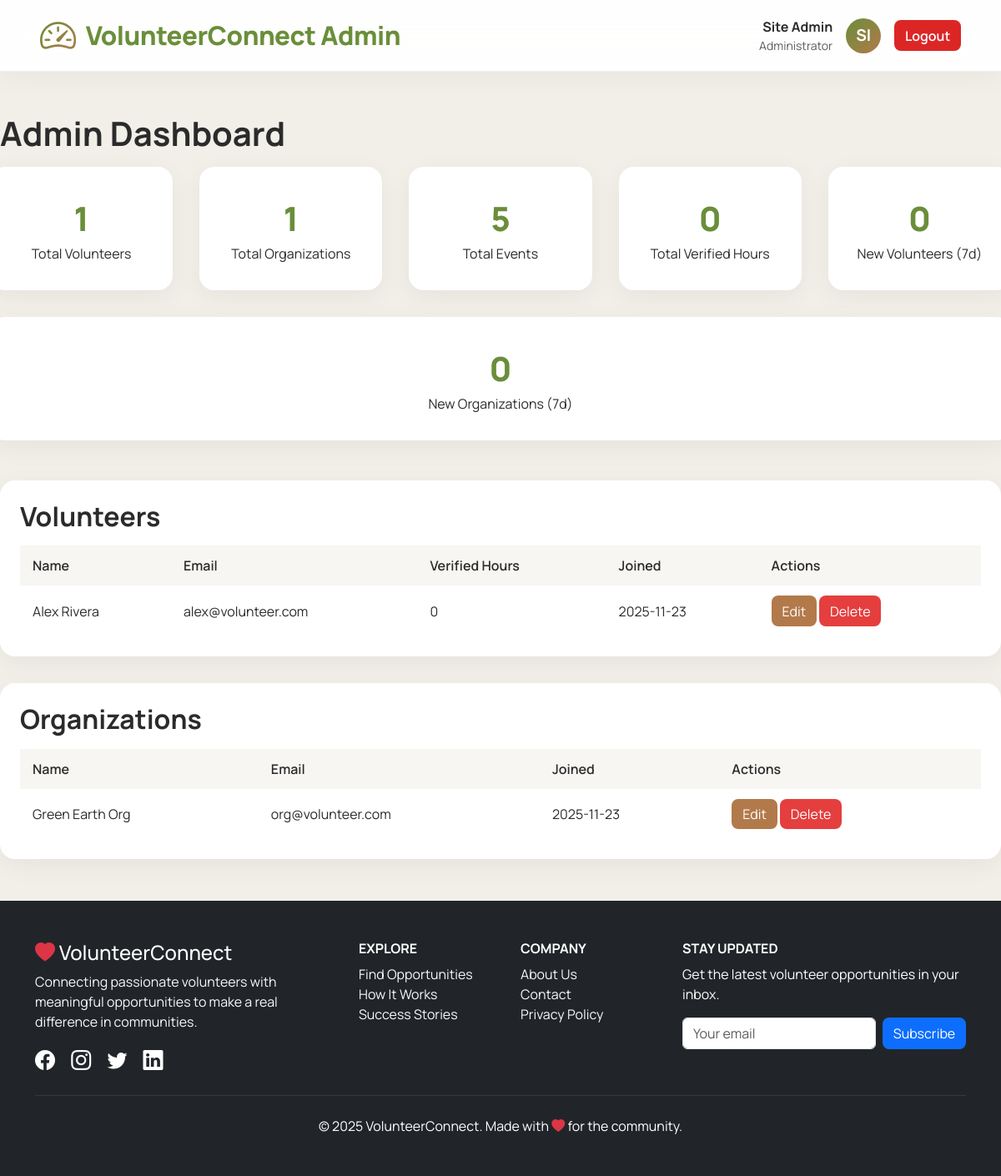
Before: /admin/admin_dashboard.php (signed in) with the older database file.
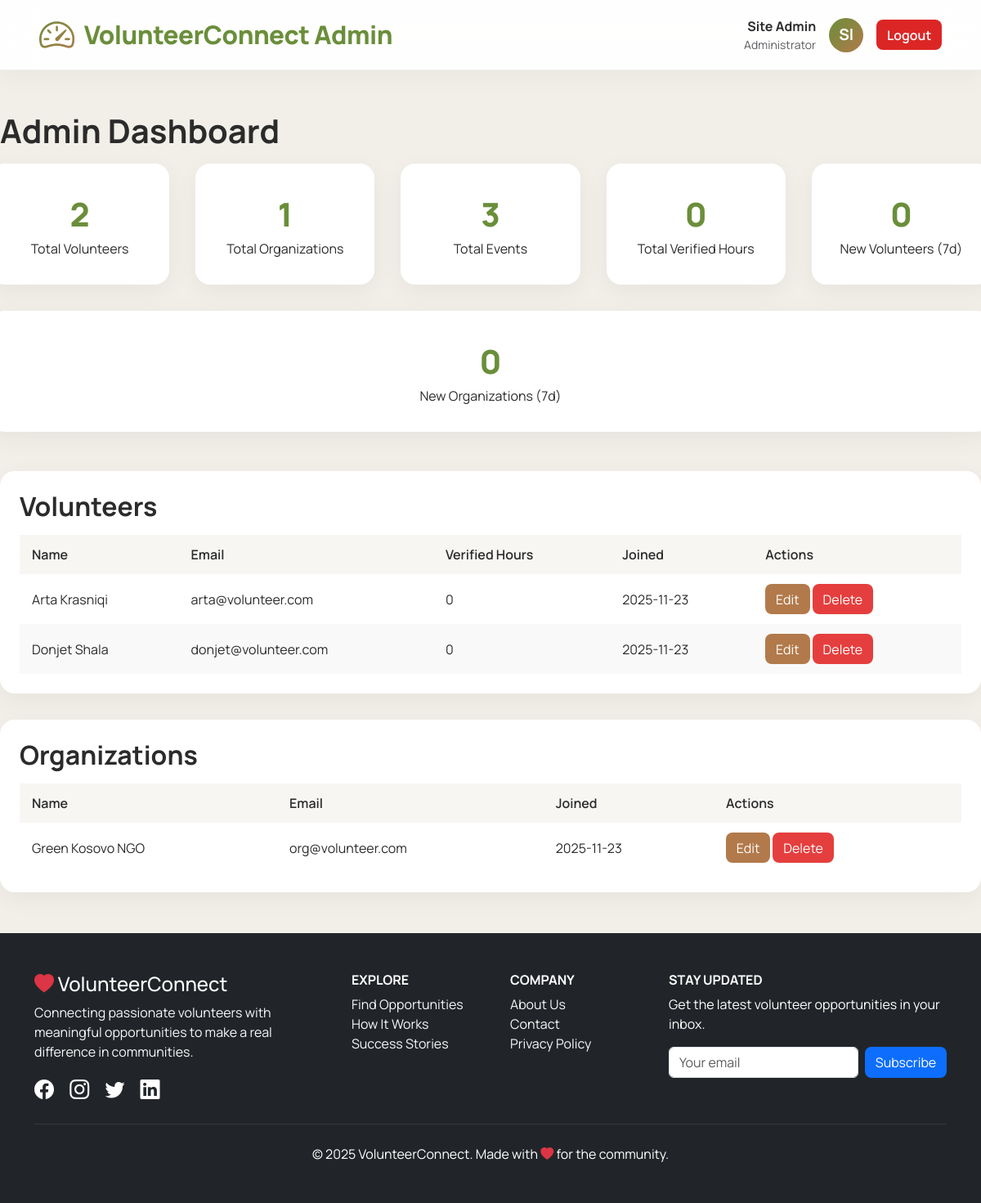
After: the same page with the newer database file.
### tables this page shows
CREATE TABLE IF NOT EXISTS users (
    id INT AUTO_INCREMENT PRIMARY KEY,
    name VARCHAR(100) NOT NULL,
    email VARCHAR(150) UNIQUE NOT NULL,
    password VARCHAR(255) NOT NULL,
    role ENUM('user','volunteer','organization','admin') DEFAULT 'user',
    status ENUM('pending','approved','rejected') DEFAULT 'approved',
    total_hours INT DEFAULT 0,
    total_verified_hours INT DEFAULT 0,
    city VARCHAR(100) DEFAULT NULL,
    province VARCHAR(100) DEFAULT NULL,
    created_at TIMESTAMP DEFAULT CURRENT_TIMESTAMP,
    INDEX idx_role (role),
    INDEX idx_email (email)
);

### admin/admin_dashboard.php (the view, shortened to what this page needs)
<?php
require_once '../config/config.php';
include 'includes/admin_header.php';
$total_volunteers = $conn->query("SELECT COUNT(*) FROM users WHERE role = 'volunteer'")->fetchColumn();
$total_organizations = $conn->query("SELECT COUNT(*) FROM users WHERE role = 'organization'")->fetchColumn();
$total_events = $conn->query("SELECT COUNT(*) FROM opportunities")->fetchColumn();
$total_hours = $conn->query("SELECT COALESCE(SUM(total_verified_hours),0) FROM users WHERE role='volunteer'")->fetchColumn();
$recent_users = $conn->query("SELECT COUNT(*) FROM users WHERE role='volunteer' AND created_at >= DATE_SUB(NOW(), INTERVAL 7 DAY)")->fetchColumn();
$recent_orgs = $conn->query("SELECT COUNT(*) FROM users WHERE role='organization' AND created_at >= DATE_SUB(NOW(), INTERVAL 7 DAY)")->fetchColumn();
$users = $conn->query("SELECT id, name, email, total_verified_hours, created_at FROM users WHERE role='volunteer' ORDER BY created_at DESC")->fetchAll(PDO::FETCH_ASSOC);
$orgs = $conn->query("SELECT id, name, email, created_at FROM users WHERE role='organization' ORDER BY created_at DESC")->fetchAll(PDO::FETCH_ASSOC);
?>
<div class="admin-container">
    <h1 class="section-title">Admin Dashboard</h1>
    <div class="row mb-5" style="display:flex; gap:2rem; flex-wrap:wrap;">
        <div class="stat-card" style="flex:1 1 200px;">
            <div class="stat-number"><?= $total_volunteers ?></div>
            <div>Total Volunteers</div>
        </div>
        <div class="stat-card" style="flex:1 1 200px;">
            <div class="stat-number"><?= $total_organizations ?></div>
            <div>Total Organizations</div>
        </div>
        <div class="stat-card" style="flex:1 1 200px;">
            <div class="stat-number"><?= $total_events ?></div>
            <div>Total Events</div>
        </div>
        <div class="stat-card" style="flex:1 1 200px;">
            <div class="stat-number"><?= $total_hours ?></div>
            <div>Total Verified Hours</div>
        </div>
        <div class="stat-card" style="flex:1 1 200px;">
            <div class="stat-number"><?= $recent_users ?></div>
            <div>New Volunteers (7d)</div>
        </div>
        <div class="stat-card" style="flex:1 1 200px;">
            <div class="stat-number"><?= $recent_orgs ?></div>
            <div>New Organizations (7d)</div>
        </div>
    </div>
    <div class="table-container">
        <h2 class="section-title">Volunteers</h2>
        <table>
            <thead>
                <tr>
                    <th>Name</th>
                    <th>Email</th>
                    <th>Verified Hours</th>
                    <th>Joined</th>
                    <th>Actions</th>
                </tr>
            </thead>
            <tbody id="volunteerTable">
                <?php foreach($users as $u): ?>
                    <tr id="userRow-<?= $u['id'] ?>">
                        <td><?= htmlspecialchars($u['name']) ?></td>
                        <td><?= htmlspecialchars($u['email']) ?></td>
                        <td><?= $u['total_verified_hours'] ?></td>
                        <td><?= date('Y-m-d', strtotime($u['created_at'])) ?></td>
                        <td>
                            <button class="btn btn-edit" onclick="editUser(<?= $u['id'] ?>)">Edit</button>
                            <button class="btn btn-delete" onclick="deleteUser(<?= $u['id'] ?>)">Delete</button>
                        </td>
                    </tr>
                <?php endforeach; ?>
            </tbody>
        </table>
    </div>
    <div class="table-container">
        <h2 class="section-title">Organizations</h2>
        <table>
            <thead>
                <tr>
                    <th>Name</th>
                    <th>Email</th>
                    <th>Joined</th>
                    <th>Actions</th>
                </tr>
            </thead>
            <tbody id="orgTable">
                <?php foreach($orgs as $o): ?>
                    <tr id="orgRow-<?= $o['id'] ?>">
                        <td><?= htmlspecialchars($o['name']) ?></td>
                        <td><?= htmlspecialchars($o['email']) ?></td>
                        <td><?= date('Y-m-d', strtotime($o['created_at'])) ?></td>
                        <td>
                            <button class="btn btn-edit" onclick="editOrg(<?= $o['id'] ?>)">Edit</button>
                            <button class="btn btn-delete" onclick="deleteOrg(<?= $o['id'] ?>)">Delete</button>
                        </td>
                    </tr>
                <?php endforeach; ?>
            </tbody>
        </table>
    </div>
</div>
<?php include_once '../includes/footer.php'; ?>

Changed rows visible on the page:
changed users: name "Alex Rivera" → "Arta Krasniqi"; email "alex@volunteer.com" → "arta@volunteer.com"
added users: name "Donjet Shala", email "donjet@volunteer.com", total_verified_hours "0", created_at "2025-11-23", shown under "Volunteers"
changed users "org@volunteer.com": name "Green Earth Org" → "Green Kosovo NGO"
Other visible differences:
$total_volunteers: "1" → "2"
$total_events: "5" → "3"
